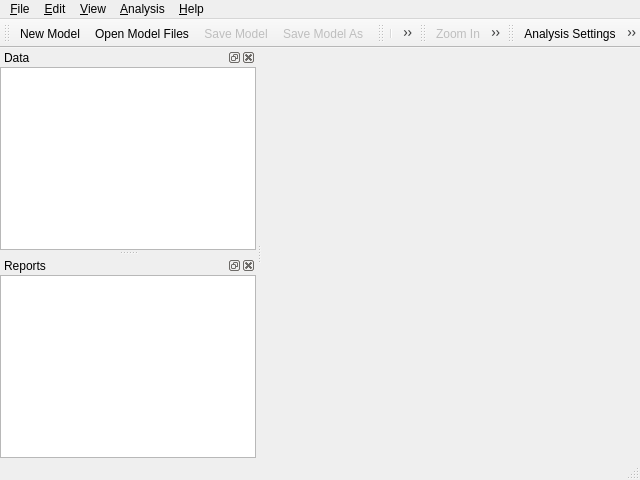
<?xml version="1.0" encoding="UTF-8"?>
<ui version="4.0">
 <class>MainWindow</class>
 <widget class="QMainWindow" name="MainWindow">
  <property name="enabled">
   <bool>true</bool>
  </property>
  <property name="geometry">
   <rect>
    <x>0</x>
    <y>0</y>
    <width>640</width>
    <height>480</height>
   </rect>
  </property>
  <property name="sizePolicy">
   <sizepolicy hsizetype="Preferred" vsizetype="Preferred">
    <horstretch>0</horstretch>
    <verstretch>0</verstretch>
   </sizepolicy>
  </property>
  <property name="windowTitle">
   <string notr="true">SCRAM</string>
  </property>
  <property name="windowIcon">
   <iconset resource="res.qrc">
    <normaloff>:/images/scram128x128.png</normaloff>:/images/scram.ico</iconset>
  </property>
  <property name="autoFillBackground">
   <bool>false</bool>
  </property>
  <widget class="QWidget" name="centralWidget">
   <layout class="QGridLayout" name="gridLayout">
    <property name="leftMargin">
     <number>0</number>
    </property>
    <property name="topMargin">
     <number>0</number>
    </property>
    <property name="rightMargin">
     <number>0</number>
    </property>
    <property name="bottomMargin">
     <number>0</number>
    </property>
    <property name="spacing">
     <number>0</number>
    </property>
    <item row="0" column="0">
     <widget class="QTabWidget" name="tabWidget">
      <property name="styleSheet">
       <string notr="true">QTabWidget::pane { border: 0; }</string>
      </property>
      <property name="currentIndex">
       <number>-1</number>
      </property>
      <property name="tabsClosable">
       <bool>true</bool>
      </property>
      <property name="movable">
       <bool>true</bool>
      </property>
     </widget>
    </item>
   </layout>
  </widget>
  <widget class="QMenuBar" name="menuBar">
   <property name="geometry">
    <rect>
     <x>0</x>
     <y>0</y>
     <width>640</width>
     <height>25</height>
    </rect>
   </property>
   <widget class="QMenu" name="menuHelp">
    <property name="title">
     <string>&amp;Help</string>
    </property>
    <addaction name="actionAboutScram"/>
    <addaction name="actionAboutQt"/>
   </widget>
   <widget class="QMenu" name="menuFile">
    <property name="title">
     <string>&amp;File</string>
    </property>
    <widget class="QMenu" name="menuRecentFiles">
     <property name="enabled">
      <bool>false</bool>
     </property>
     <property name="title">
      <string>Recent &amp;Files</string>
     </property>
     <property name="icon">
      <iconset theme="document-open-recent">
       <normaloff>.</normaloff>.</iconset>
     </property>
     <addaction name="separator"/>
     <addaction name="actionClearList"/>
    </widget>
    <addaction name="actionNewModel"/>
    <addaction name="actionOpenFiles"/>
    <addaction name="menuRecentFiles"/>
    <addaction name="separator"/>
    <addaction name="actionSave"/>
    <addaction name="actionSaveAs"/>
    <addaction name="separator"/>
    <addaction name="actionExportAs"/>
    <addaction name="actionExportReportAs"/>
    <addaction name="separator"/>
    <addaction name="actionPrintPreview"/>
    <addaction name="actionPrint"/>
    <addaction name="separator"/>
    <addaction name="actionExit"/>
   </widget>
   <widget class="QMenu" name="menuView">
    <property name="title">
     <string>&amp;View</string>
    </property>
    <widget class="QMenu" name="menuZoom">
     <property name="enabled">
      <bool>false</bool>
     </property>
     <property name="title">
      <string>&amp;Zoom</string>
     </property>
     <addaction name="action400"/>
     <addaction name="action200"/>
     <addaction name="action150"/>
     <addaction name="action125"/>
     <addaction name="action100"/>
     <addaction name="action85"/>
     <addaction name="action70"/>
     <addaction name="action50"/>
    </widget>
    <widget class="QMenu" name="menuToolbars">
     <property name="title">
      <string>&amp;Toolbars</string>
     </property>
     <addaction name="actionModelToolBar"/>
     <addaction name="actionEditToolBar"/>
     <addaction name="actionZoomToolBar"/>
     <addaction name="actionAnalysisToolBar"/>
    </widget>
    <addaction name="actionZoomIn"/>
    <addaction name="actionZoomOut"/>
    <addaction name="menuZoom"/>
    <addaction name="actionBestFit"/>
    <addaction name="separator"/>
    <addaction name="menuToolbars"/>
    <addaction name="separator"/>
    <addaction name="actionData"/>
    <addaction name="actionReports"/>
   </widget>
   <widget class="QMenu" name="menuAnalysis">
    <property name="title">
     <string>&amp;Analysis</string>
    </property>
    <addaction name="actionSettings"/>
    <addaction name="separator"/>
    <addaction name="actionRun"/>
   </widget>
   <widget class="QMenu" name="menuEdit">
    <property name="title">
     <string>&amp;Edit</string>
    </property>
    <addaction name="separator"/>
    <addaction name="actionAddElement"/>
    <addaction name="actionRemoveElement"/>
    <addaction name="separator"/>
    <addaction name="actionRenameModel"/>
    <addaction name="separator"/>
    <addaction name="actionPreferences"/>
   </widget>
   <addaction name="menuFile"/>
   <addaction name="menuEdit"/>
   <addaction name="menuView"/>
   <addaction name="menuAnalysis"/>
   <addaction name="menuHelp"/>
  </widget>
  <widget class="QStatusBar" name="statusBar"/>
  <widget class="QToolBar" name="modelToolBar">
   <property name="windowTitle">
    <string>Model Tool Bar</string>
   </property>
   <attribute name="toolBarArea">
    <enum>TopToolBarArea</enum>
   </attribute>
   <attribute name="toolBarBreak">
    <bool>false</bool>
   </attribute>
   <addaction name="actionNewModel"/>
   <addaction name="actionOpenFiles"/>
   <addaction name="actionSave"/>
   <addaction name="actionSaveAs"/>
  </widget>
  <widget class="QToolBar" name="editToolBar">
   <property name="windowTitle">
    <string>Edit Tool Bar</string>
   </property>
   <attribute name="toolBarArea">
    <enum>TopToolBarArea</enum>
   </attribute>
   <attribute name="toolBarBreak">
    <bool>false</bool>
   </attribute>
   <addaction name="separator"/>
   <addaction name="actionAddElement"/>
   <addaction name="actionRemoveElement"/>
  </widget>
  <widget class="QToolBar" name="zoomToolBar">
   <property name="windowTitle">
    <string>Zoom Tool Bar</string>
   </property>
   <attribute name="toolBarArea">
    <enum>TopToolBarArea</enum>
   </attribute>
   <attribute name="toolBarBreak">
    <bool>false</bool>
   </attribute>
   <addaction name="actionZoomIn"/>
   <addaction name="actionBestFit"/>
   <addaction name="actionZoomOut"/>
  </widget>
  <widget class="QToolBar" name="analysisToolBar">
   <property name="windowTitle">
    <string>Analysis Tool Bar</string>
   </property>
   <attribute name="toolBarArea">
    <enum>TopToolBarArea</enum>
   </attribute>
   <attribute name="toolBarBreak">
    <bool>false</bool>
   </attribute>
   <addaction name="actionSettings"/>
   <addaction name="actionRun"/>
  </widget>
  <widget class="QDockWidget" name="modelDockWidget">
   <property name="features">
    <set>QDockWidget::AllDockWidgetFeatures</set>
   </property>
   <property name="windowTitle">
    <string>Data</string>
   </property>
   <attribute name="dockWidgetArea">
    <number>1</number>
   </attribute>
   <widget class="QWidget" name="dockWidgetContents">
    <layout class="QHBoxLayout" name="horizontalLayout">
     <property name="spacing">
      <number>0</number>
     </property>
     <property name="leftMargin">
      <number>0</number>
     </property>
     <property name="topMargin">
      <number>0</number>
     </property>
     <property name="rightMargin">
      <number>0</number>
     </property>
     <property name="bottomMargin">
      <number>0</number>
     </property>
     <item>
      <widget class="QTreeView" name="modelTree">
       <property name="sizePolicy">
        <sizepolicy hsizetype="Preferred" vsizetype="Expanding">
         <horstretch>0</horstretch>
         <verstretch>0</verstretch>
        </sizepolicy>
       </property>
       <property name="animated">
        <bool>true</bool>
       </property>
       <attribute name="headerVisible">
        <bool>false</bool>
       </attribute>
      </widget>
     </item>
    </layout>
   </widget>
  </widget>
  <widget class="QDockWidget" name="reportDockWidget">
   <property name="features">
    <set>QDockWidget::AllDockWidgetFeatures</set>
   </property>
   <property name="windowTitle">
    <string>Reports</string>
   </property>
   <attribute name="dockWidgetArea">
    <number>1</number>
   </attribute>
   <widget class="QWidget" name="dockWidgetContents_2">
    <layout class="QVBoxLayout" name="verticalLayout">
     <property name="spacing">
      <number>0</number>
     </property>
     <property name="leftMargin">
      <number>0</number>
     </property>
     <property name="topMargin">
      <number>0</number>
     </property>
     <property name="rightMargin">
      <number>0</number>
     </property>
     <property name="bottomMargin">
      <number>0</number>
     </property>
     <item>
      <widget class="QTreeView" name="reportTree">
       <property name="animated">
        <bool>true</bool>
       </property>
       <attribute name="headerVisible">
        <bool>false</bool>
       </attribute>
       <attribute name="headerDefaultSectionSize">
        <number>0</number>
       </attribute>
      </widget>
     </item>
    </layout>
   </widget>
  </widget>
  <action name="actionAboutQt">
   <property name="icon">
    <iconset theme="help-about">
     <normaloff>.</normaloff>.</iconset>
   </property>
   <property name="text">
    <string>About &amp;Qt</string>
   </property>
   <property name="statusTip">
    <string>About the Qt toolkit</string>
   </property>
  </action>
  <action name="actionAboutScram">
   <property name="icon">
    <iconset theme="help-about">
     <normaloff>.</normaloff>.</iconset>
   </property>
   <property name="text">
    <string>About &amp;SCRAM</string>
   </property>
  </action>
  <action name="actionExit">
   <property name="icon">
    <iconset theme="application-exit">
     <normaloff>.</normaloff>.</iconset>
   </property>
   <property name="text">
    <string>E&amp;xit</string>
   </property>
   <property name="toolTip">
    <string>Exit the Application</string>
   </property>
  </action>
  <action name="actionNewModel">
   <property name="icon">
    <iconset theme="document-new">
     <normaloff>.</normaloff>.</iconset>
   </property>
   <property name="text">
    <string>&amp;New Model</string>
   </property>
   <property name="toolTip">
    <string>Create a New Model</string>
   </property>
  </action>
  <action name="actionOpenFiles">
   <property name="icon">
    <iconset theme="document-open">
     <normaloff>.</normaloff>.</iconset>
   </property>
   <property name="text">
    <string>&amp;Open Model Files...</string>
   </property>
   <property name="toolTip">
    <string>Open Model Files</string>
   </property>
  </action>
  <action name="actionSave">
   <property name="enabled">
    <bool>false</bool>
   </property>
   <property name="icon">
    <iconset theme="document-save">
     <normaloff>.</normaloff>.</iconset>
   </property>
   <property name="text">
    <string>&amp;Save Model</string>
   </property>
  </action>
  <action name="actionSaveAs">
   <property name="enabled">
    <bool>false</bool>
   </property>
   <property name="icon">
    <iconset theme="document-save-as">
     <normaloff>.</normaloff>.</iconset>
   </property>
   <property name="text">
    <string>Save Model &amp;As...</string>
   </property>
  </action>
  <action name="actionPrint">
   <property name="enabled">
    <bool>false</bool>
   </property>
   <property name="icon">
    <iconset theme="document-print">
     <normaloff>.</normaloff>.</iconset>
   </property>
   <property name="text">
    <string>&amp;Print...</string>
   </property>
   <property name="toolTip">
    <string>Print</string>
   </property>
  </action>
  <action name="actionExportAs">
   <property name="enabled">
    <bool>false</bool>
   </property>
   <property name="icon">
    <iconset theme="document-export">
     <normaloff>.</normaloff>.</iconset>
   </property>
   <property name="text">
    <string>&amp;Export As...</string>
   </property>
  </action>
  <action name="actionZoomIn">
   <property name="enabled">
    <bool>false</bool>
   </property>
   <property name="icon">
    <iconset theme="zoom-in">
     <normaloff>.</normaloff>.</iconset>
   </property>
   <property name="text">
    <string>Zoom &amp;In</string>
   </property>
  </action>
  <action name="actionZoomOut">
   <property name="enabled">
    <bool>false</bool>
   </property>
   <property name="icon">
    <iconset theme="zoom-out">
     <normaloff>.</normaloff>.</iconset>
   </property>
   <property name="text">
    <string>Zoom &amp;Out</string>
   </property>
  </action>
  <action name="action400">
   <property name="text">
    <string notr="true">400%</string>
   </property>
   <property name="iconText">
    <string notr="true">400%</string>
   </property>
   <property name="toolTip">
    <string notr="true">400%</string>
   </property>
  </action>
  <action name="action200">
   <property name="text">
    <string notr="true">200%</string>
   </property>
   <property name="iconText">
    <string notr="true">200%</string>
   </property>
   <property name="toolTip">
    <string notr="true">200%</string>
   </property>
  </action>
  <action name="action150">
   <property name="text">
    <string notr="true">150%</string>
   </property>
   <property name="iconText">
    <string notr="true">150%</string>
   </property>
   <property name="toolTip">
    <string notr="true">150%</string>
   </property>
  </action>
  <action name="action125">
   <property name="text">
    <string notr="true">125%</string>
   </property>
   <property name="iconText">
    <string notr="true">125%</string>
   </property>
   <property name="toolTip">
    <string notr="true">125%</string>
   </property>
  </action>
  <action name="action100">
   <property name="text">
    <string notr="true">100%</string>
   </property>
   <property name="iconText">
    <string notr="true">100%</string>
   </property>
   <property name="toolTip">
    <string notr="true">100%</string>
   </property>
  </action>
  <action name="action85">
   <property name="text">
    <string notr="true">85%</string>
   </property>
   <property name="iconText">
    <string notr="true">85%</string>
   </property>
   <property name="toolTip">
    <string notr="true">85%</string>
   </property>
  </action>
  <action name="action50">
   <property name="text">
    <string notr="true">50%</string>
   </property>
   <property name="iconText">
    <string notr="true">50%</string>
   </property>
   <property name="toolTip">
    <string notr="true">50%</string>
   </property>
  </action>
  <action name="action70">
   <property name="text">
    <string notr="true">70%</string>
   </property>
   <property name="iconText">
    <string notr="true">70%</string>
   </property>
   <property name="toolTip">
    <string notr="true">70%</string>
   </property>
  </action>
  <action name="actionBestFit">
   <property name="enabled">
    <bool>false</bool>
   </property>
   <property name="icon">
    <iconset theme="zoom-fit-best">
     <normaloff>.</normaloff>.</iconset>
   </property>
   <property name="text">
    <string>Best &amp;Fit</string>
   </property>
  </action>
  <action name="actionRun">
   <property name="enabled">
    <bool>false</bool>
   </property>
   <property name="icon">
    <iconset theme="utilities-terminal">
     <normaloff>.</normaloff>.</iconset>
   </property>
   <property name="text">
    <string comment="execute analysis">&amp;Run</string>
   </property>
   <property name="iconText">
    <string>Run Analysis</string>
   </property>
   <property name="toolTip">
    <string>Run Analysis</string>
   </property>
   <property name="shortcut">
    <string notr="true">Alt+R</string>
   </property>
  </action>
  <action name="actionSettings">
   <property name="icon">
    <iconset theme="applications-system">
     <normaloff>.</normaloff>.</iconset>
   </property>
   <property name="text">
    <string comment="analysis configuration">&amp;Settings...</string>
   </property>
   <property name="iconText">
    <string>Analysis Settings</string>
   </property>
   <property name="toolTip">
    <string>Analysis Settings</string>
   </property>
   <property name="shortcut">
    <string notr="true">Alt+S</string>
   </property>
  </action>
  <action name="actionModelToolBar">
   <property name="checkable">
    <bool>true</bool>
   </property>
   <property name="text">
    <string>&amp;Model</string>
   </property>
  </action>
  <action name="actionZoomToolBar">
   <property name="checkable">
    <bool>true</bool>
   </property>
   <property name="text">
    <string>&amp;Zoom</string>
   </property>
  </action>
  <action name="actionAnalysisToolBar">
   <property name="checkable">
    <bool>true</bool>
   </property>
   <property name="text">
    <string>&amp;Analysis</string>
   </property>
  </action>
  <action name="actionData">
   <property name="checkable">
    <bool>true</bool>
   </property>
   <property name="text">
    <string>&amp;Data</string>
   </property>
  </action>
  <action name="actionReports">
   <property name="checkable">
    <bool>true</bool>
   </property>
   <property name="text">
    <string>&amp;Reports</string>
   </property>
  </action>
  <action name="actionPrintPreview">
   <property name="enabled">
    <bool>false</bool>
   </property>
   <property name="icon">
    <iconset theme="document-print-preview">
     <normaloff>.</normaloff>.</iconset>
   </property>
   <property name="text">
    <string>Print Previe&amp;w...</string>
   </property>
  </action>
  <action name="actionAddElement">
   <property name="enabled">
    <bool>false</bool>
   </property>
   <property name="icon">
    <iconset theme="list-add">
     <normaloff>.</normaloff>.</iconset>
   </property>
   <property name="text">
    <string>&amp;Add Element</string>
   </property>
  </action>
  <action name="actionRemoveElement">
   <property name="enabled">
    <bool>false</bool>
   </property>
   <property name="icon">
    <iconset theme="list-remove">
     <normaloff>.</normaloff>.</iconset>
   </property>
   <property name="text">
    <string>Re&amp;move Element</string>
   </property>
  </action>
  <action name="actionEditToolBar">
   <property name="checkable">
    <bool>true</bool>
   </property>
   <property name="text">
    <string>&amp;Edit</string>
   </property>
  </action>
  <action name="actionExportReportAs">
   <property name="enabled">
    <bool>false</bool>
   </property>
   <property name="icon">
    <iconset theme="document-export">
     <normaloff>.</normaloff>.</iconset>
   </property>
   <property name="text">
    <string>Export &amp;Report As...</string>
   </property>
  </action>
  <action name="actionRenameModel">
   <property name="enabled">
    <bool>false</bool>
   </property>
   <property name="text">
    <string>Re&amp;name Model</string>
   </property>
  </action>
  <action name="actionPreferences">
   <property name="icon">
    <iconset theme="preferences-system">
     <normaloff>.</normaloff>.</iconset>
   </property>
   <property name="text">
    <string>&amp;Preferences...</string>
   </property>
  </action>
  <action name="actionClearList">
   <property name="text">
    <string>&amp;Clear List</string>
   </property>
  </action>
 </widget>
 <layoutdefault spacing="6" margin="11"/>
 <resources>
  <include location="res.qrc"/>
 </resources>
 <connections>
  <connection>
   <sender>actionModelToolBar</sender>
   <signal>toggled(bool)</signal>
   <receiver>modelToolBar</receiver>
   <slot>setVisible(bool)</slot>
   <hints>
    <hint type="sourcelabel">
     <x>-1</x>
     <y>-1</y>
    </hint>
    <hint type="destinationlabel">
     <x>319</x>
     <y>44</y>
    </hint>
   </hints>
  </connection>
  <connection>
   <sender>modelToolBar</sender>
   <signal>visibilityChanged(bool)</signal>
   <receiver>actionModelToolBar</receiver>
   <slot>setChecked(bool)</slot>
   <hints>
    <hint type="sourcelabel">
     <x>319</x>
     <y>44</y>
    </hint>
    <hint type="destinationlabel">
     <x>-1</x>
     <y>-1</y>
    </hint>
   </hints>
  </connection>
  <connection>
   <sender>actionExit</sender>
   <signal>triggered()</signal>
   <receiver>MainWindow</receiver>
   <slot>close()</slot>
   <hints>
    <hint type="sourcelabel">
     <x>-1</x>
     <y>-1</y>
    </hint>
    <hint type="destinationlabel">
     <x>319</x>
     <y>239</y>
    </hint>
   </hints>
  </connection>
  <connection>
   <sender>zoomToolBar</sender>
   <signal>visibilityChanged(bool)</signal>
   <receiver>actionZoomToolBar</receiver>
   <slot>setChecked(bool)</slot>
   <hints>
    <hint type="sourcelabel">
     <x>217</x>
     <y>44</y>
    </hint>
    <hint type="destinationlabel">
     <x>-1</x>
     <y>-1</y>
    </hint>
   </hints>
  </connection>
  <connection>
   <sender>actionZoomToolBar</sender>
   <signal>toggled(bool)</signal>
   <receiver>zoomToolBar</receiver>
   <slot>setVisible(bool)</slot>
   <hints>
    <hint type="sourcelabel">
     <x>-1</x>
     <y>-1</y>
    </hint>
    <hint type="destinationlabel">
     <x>217</x>
     <y>44</y>
    </hint>
   </hints>
  </connection>
  <connection>
   <sender>analysisToolBar</sender>
   <signal>visibilityChanged(bool)</signal>
   <receiver>actionAnalysisToolBar</receiver>
   <slot>setChecked(bool)</slot>
   <hints>
    <hint type="sourcelabel">
     <x>458</x>
     <y>44</y>
    </hint>
    <hint type="destinationlabel">
     <x>-1</x>
     <y>-1</y>
    </hint>
   </hints>
  </connection>
  <connection>
   <sender>actionAnalysisToolBar</sender>
   <signal>toggled(bool)</signal>
   <receiver>analysisToolBar</receiver>
   <slot>setVisible(bool)</slot>
   <hints>
    <hint type="sourcelabel">
     <x>-1</x>
     <y>-1</y>
    </hint>
    <hint type="destinationlabel">
     <x>458</x>
     <y>44</y>
    </hint>
   </hints>
  </connection>
  <connection>
   <sender>actionData</sender>
   <signal>toggled(bool)</signal>
   <receiver>modelDockWidget</receiver>
   <slot>setVisible(bool)</slot>
   <hints>
    <hint type="sourcelabel">
     <x>-1</x>
     <y>-1</y>
    </hint>
    <hint type="destinationlabel">
     <x>127</x>
     <y>162</y>
    </hint>
   </hints>
  </connection>
  <connection>
   <sender>modelDockWidget</sender>
   <signal>visibilityChanged(bool)</signal>
   <receiver>actionData</receiver>
   <slot>setChecked(bool)</slot>
   <hints>
    <hint type="sourcelabel">
     <x>127</x>
     <y>162</y>
    </hint>
    <hint type="destinationlabel">
     <x>-1</x>
     <y>-1</y>
    </hint>
   </hints>
  </connection>
  <connection>
   <sender>actionReports</sender>
   <signal>toggled(bool)</signal>
   <receiver>reportDockWidget</receiver>
   <slot>setVisible(bool)</slot>
   <hints>
    <hint type="sourcelabel">
     <x>-1</x>
     <y>-1</y>
    </hint>
    <hint type="destinationlabel">
     <x>127</x>
     <y>359</y>
    </hint>
   </hints>
  </connection>
  <connection>
   <sender>reportDockWidget</sender>
   <signal>visibilityChanged(bool)</signal>
   <receiver>actionReports</receiver>
   <slot>setChecked(bool)</slot>
   <hints>
    <hint type="sourcelabel">
     <x>127</x>
     <y>359</y>
    </hint>
    <hint type="destinationlabel">
     <x>-1</x>
     <y>-1</y>
    </hint>
   </hints>
  </connection>
  <connection>
   <sender>actionEditToolBar</sender>
   <signal>toggled(bool)</signal>
   <receiver>editToolBar</receiver>
   <slot>setVisible(bool)</slot>
   <hints>
    <hint type="sourcelabel">
     <x>-1</x>
     <y>-1</y>
    </hint>
    <hint type="destinationlabel">
     <x>204</x>
     <y>44</y>
    </hint>
   </hints>
  </connection>
  <connection>
   <sender>editToolBar</sender>
   <signal>visibilityChanged(bool)</signal>
   <receiver>actionEditToolBar</receiver>
   <slot>setChecked(bool)</slot>
   <hints>
    <hint type="sourcelabel">
     <x>204</x>
     <y>44</y>
    </hint>
    <hint type="destinationlabel">
     <x>-1</x>
     <y>-1</y>
    </hint>
   </hints>
  </connection>
 </connections>
</ui>
